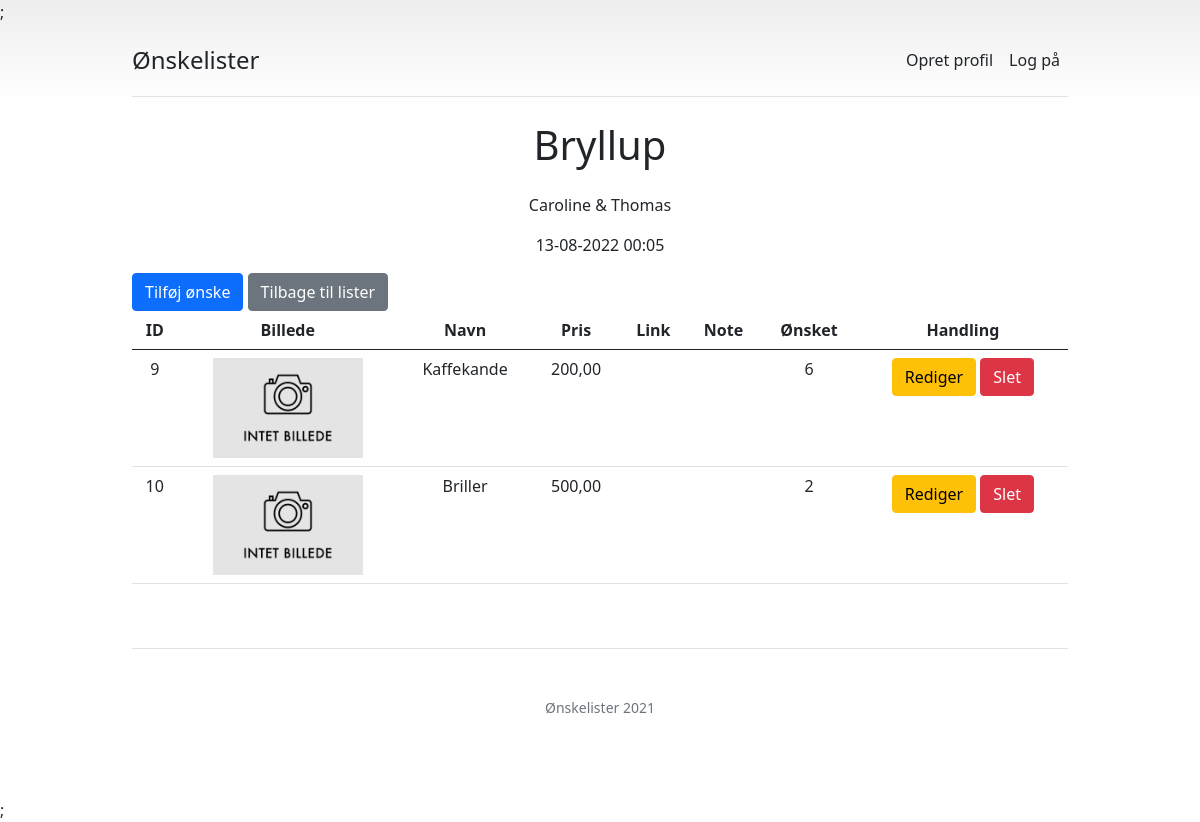
Screenshot of /gift/read.php?list=2 with the database file from the repository.
### tables this page shows
CREATE TABLE `wish_lists` (
  `list_id` bigint(20) NOT NULL,
  `list_date` datetime DEFAULT NULL,
  `list_title` text DEFAULT NULL,
  `list_subtitle` text DEFAULT NULL,
  `list_link` varchar(255) DEFAULT NULL,
  `list_user` bigint(20) DEFAULT NULL,
  `list_code` varchar(255) NOT NULL,
  `list_active` tinyint(1) NOT NULL DEFAULT 1
);

CREATE TABLE `wish_gifts` (
  `gift_id` bigint(20) NOT NULL,
  `gift_image` varchar(255) DEFAULT NULL,
  `gift_name` varchar(255) DEFAULT NULL,
  `gift_qty` int(11) NOT NULL DEFAULT 1,
  `gift_reservations` int(11) NOT NULL DEFAULT 0,
  `gift_price` decimal(10,2) NOT NULL DEFAULT 0.00,
  `gift_note` varchar(255) DEFAULT NULL,
  `gift_link` varchar(255) DEFAULT NULL,
  `gift_list` bigint(20) NOT NULL
);

### app/includes/classes/simple.db.class.php (called while the page is built, shortened)
<?php
class SimpleDB
{
  public $isConn;
  public function __construct( $db_conn = array('host' => 'localhost', 'user' => 'root','pass' => '','database' => 'test', ) )
  {
    $host = isset($db_conn['host']) ? $db_conn['host'] : 'localhost' ;
    $user = isset($db_conn['user']) ? $db_conn['user'] : 'root' ;
    $pass = isset($db_conn['pass']) ? $db_conn['pass'] : '' ;
    $database = isset($db_conn['database']) ? $db_conn['database'] : die('no database set') ;
    $connection = mysqli_connect($host, $user, $pass,$database);
    if($connection)
    {
      $this->isConn = $connection;
    }
  }
  public function Select($SQLStatement)
  {
    $con =  $this->isConn;
    if ($con)
    {
      $q = $con->query($SQLStatement);
      $row = $q->num_rows;
      if($row <1)
      {
        $result = $row;
      }
      else if($row == 1)
      {
        $result = array($q->fetch_assoc());
      }
      else if( $row >1)
      {
        $d1 = array( $q->fetch_assoc());
        $d2= array();
        while ($row = $q->fetch_assoc())
        {
          $d2[] = $row;
        }
        $result = array_merge($d1 , $d2);
      }
      return $result;
      }
  }
  public function CleanDBData($Data)
  {
    $con =  $this->isConn;
    $str = mysqli_real_escape_string($con,$Data);
    return $str;
  }
}

### app/includes/config.php (called while the page is built, shortened)
<?php
require 'classes/simple.db.class.php';
$app['version'] = '1.0';
$app['cookie_name'] = 'session';
$app['session_name'] = 'user';
$app['list_name'] = 'list';
$app['db_prefix'] = 'wish_';
$app['db'] = new SimpleDB(['host' => 'localhost', 'user' => 'root','pass' => '','database' => 'dev']);
$app['url'] = 'http://localhost/wishlist';
$app['asset'] = $app['url'] . '/public/assets';
$app['name'] = 'Ønskelister';
$app['title'] = 'Ønskelister - Ønskelister til alle begivenheder';

### gift/read.php (the view, shortened to what this page needs)
<?php include '../app/templates/header.php'; ?>
<?php include '../app/templates/app.php'; ?>
<?php
$list_id = $app['db']->CleanDBData($_GET['list']);
$list = $app['db']->Select('select * from wish_lists where list_id = ' . $list_id);
$gifts = $app['db']->Select('select * from wish_gifts where gift_list = ' . $list_id);
?>
</head>
<body>
<?php include '../app/templates/nav.php'; ?>
  <main>
  <h2 id="produkter" class="display-6 text-center mb-4"><?php echo $list[0]['list_title']; ?></h2>
    <p class="text-center"><?php echo $list[0]['list_subtitle']; ?></p>
    <p class="text-center"><?php echo date('d-m-Y H:i', strtotime($list[0]['list_date'])); ?></p>
    <a href="<?php echo $app['url'] ?>/gift/create?list=<?php echo $list[0]['list_id']; ?>"><button type="button" class=" btn btn-primary">Tilføj ønske</button></a>
    <a href="<?php echo $app['url'] ?>/list/read"><button type="button" class=" btn btn-secondary">Tilbage til lister</button></a>
    <?php if(!empty($gifts)): ?>
    <div class="table-responsive">
      <table class="table text-center">
        <thead>
          <tr>
            <th>ID</th>
            <th>Billede</th>
            <th>Navn</th>
            <th>Pris</th>
            <th>Link</th>
            <th>Note</th>
            <th>Ønsket</th>
            <th>Handling</th>
          </tr>
        </thead>
        <tbody>
          <?php foreach($gifts as $gift): ?>
            <tr>
              <td><?php echo $gift['gift_id']; ?></td>
              <?php if(!empty($gift['gift_image'])): ?>
              <td><img src="<?php echo $gift['gift_image']; ?>" width="150" height="100"></td>
              <?php else: ?>
                <td><img src="<?php echo $app['url']; ?>/public/img/no-image.png" width="150" height="100"></td>
              <?php endif; ?>
              <td><?php echo $gift['gift_name']; ?></td>
              <td><?php echo number_format($gift['gift_price'],2,',','.'); ?></td>
              <?php if(!empty($gift['gift_link'])): ?>
              <th><a target="_blank" href="<?php echo $gift['gift_link']; ?>">Link</a></th>
              <?php else: ?>
                <td></td>
              <?php endif; ?>
              <td><?php echo $gift['gift_note']; ?></td>
              <td><?php echo $gift['gift_qty']; ?></td>
              <td>
                <a href="<?php echo $app['url']; ?>/gift/update?id=<?php echo $gift['gift_id']; ?>&list=<?php echo $list_id; ?>" class="btn btn-warning">Rediger</a>
                <a onclick="return confirm('Er du sikker?');" href="<?php echo $app['url']; ?>/gift/delete?id=<?php echo $gift['gift_id']; ?>&list=<?php echo $list_id; ?>" class="btn btn-danger">Slet</a>
            </td>
            </tr>
          <?php endforeach; ?>
        </tbody>
      </table>
    </div>
 <?php endif; ?>
  </main>
  <?php include '../app/templates/footer.php'; ?>

### public/css/app.css (style rules this page uses)
body { background-image: linear-gradient(180deg, #eee, #fff 100px, #fff); }
html { scroll-behavior: smooth; }

### rows the page displays
wish_lists: list_title "Bryllup", list_subtitle "Caroline & Thomas", list_date "13-08-2022 00:05"
wish_gifts: gift_id "9", gift_name "Kaffekande", gift_price "200,00", gift_qty "6"
wish_gifts: gift_id "10", gift_name "Briller", gift_price "500,00", gift_qty "2"

### other values shown
$app[$key] "Ønskelister"
$app['name'] "Ønskelister"
